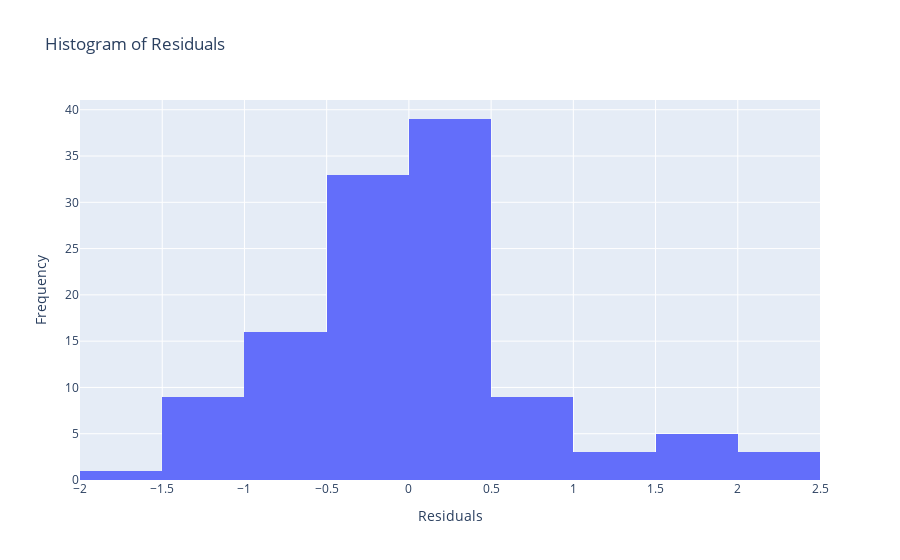

Write notebook code for a chart like this one.
### Code cell
fig = px.histogram(x=y - predictions['ypreds'], title='Histogram of Residuals', labels={'x': 'Residuals', 'y': 'Frequency'})
fig.update_layout(xaxis_title='Residuals', yaxis_title='Frequency', xaxis_showgrid=True, yaxis_showgrid=True)
fig.show()

### Figure 1 — Plotly figure (JSON) as saved in the notebook; plotly's stock layout.template omitted (floating-point values rounded to 4 significant figures)
{"data": [{"alignmentgroup": "True", "bingroup": "x", "hovertemplate": "Residuals=%{x}<br>count=%{y}<extra></extra>", "legendgroup": "", "marker": {"color": "#636efa", "pattern": {"shape": ""}}, "name": "", "offsetgroup": "", "orientation": "v", "showlegend": false, "type": "histogram", "x": [-0.4893, 0.02245, -1.138, -0.3596, -1.374, 0.5406, 0.4925, -0.8196, 0.089, -0.6353, 0.576, 0.1574, -0.1964, -0.3793, 0.1512, 0.237, 0.8725, 0.04651, -0.08621, 0.02997, -0.6371, -0.585, -0.4718, 0.6253, -0.04319, 0.212, 0.1875, 1.7, -0.7373, 0.145, 0.5677, 2.152, -0.463, 1.972, 1.088, 0.07642, -0.03559, -0.9265, 0.1339, -0.1497, 1.644, 0.4631, -0.1178, 0.1093, -0.09476, -1.345, 0.04036, 0.5827, 0.2282, -0.05119, -0.7808, -1.085, -0.09118, -0.11, -0.5316, -0.35, -0.4762, -0.6384, -0.2043, -1.884, -1.137, -0.8823, -1.071, 2.177, 1.131, 0.1591, 0.5565, 1.806, 0.2078, 0.02676, 0.004723, 0.0534, 0.1003, -0.1852, -0.2121, -0.313, -0.5775, -0.8118, 0.3624, -0.5156, -0.3239, 0.05939, -0.1968, -0.385, -0.159, 0.2553, 0.08549, 0.2247, -0.335, -0.8824, -0.3433, -0.2958, 0.1211, 1.194, 0.2602, 0.185, -0.602, -0.005723, 0.3622, -0.4914, 0.4813, 0.7537, -0.6589, 0.1405, 0.8999, 0.4539, 0.4703, 1.642, 2.274, -0.4269, 0.2771, 0.1528, -1.34, -1.299, -1.283, -0.2598, 0.4024, -0.1415], "xaxis": "x", "yaxis": "y"}], "layout": {"barmode": "relative", "legend": {"tracegroupgap": 0}, "title": {"text": "Histogram of Residuals"}, "xaxis": {"anchor": "y", "domain": [0, 1], "showgrid": true, "title": {"text": "Residuals"}}, "yaxis": {"anchor": "x", "domain": [0, 1], "showgrid": true, "title": {"text": "Frequency"}}}}
